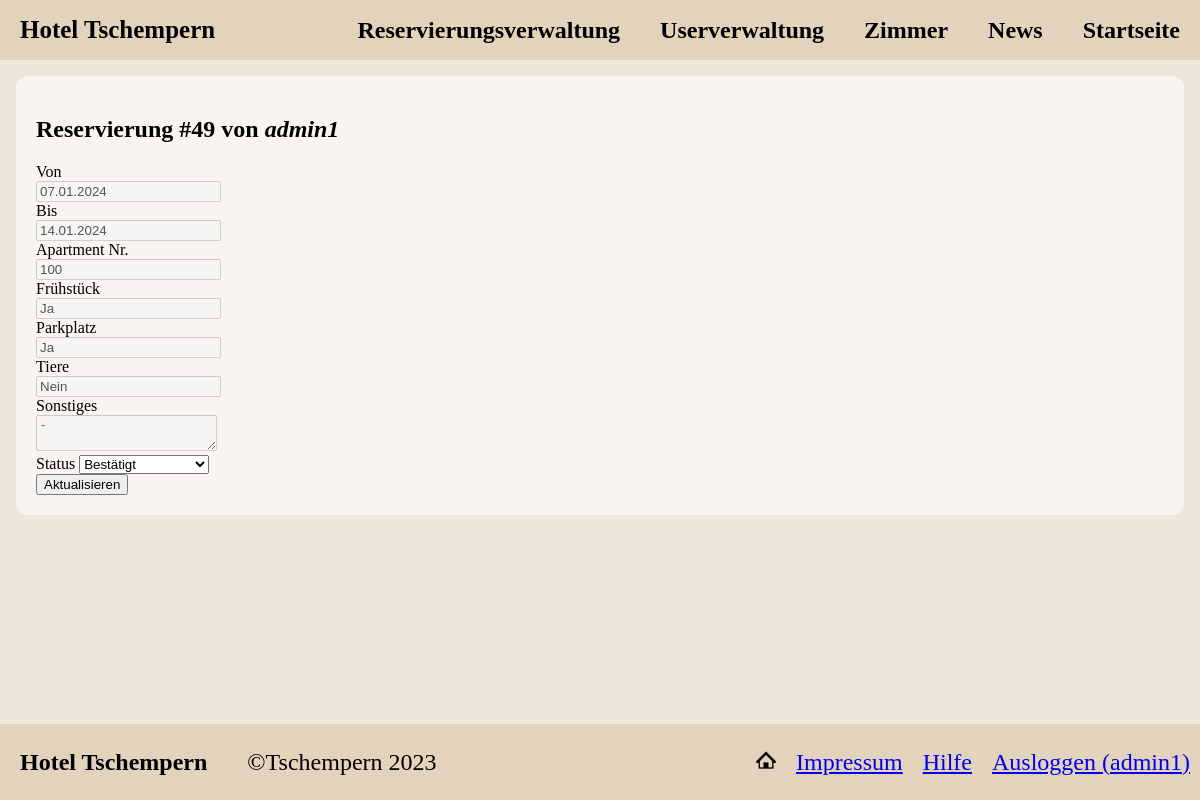
Page /adminEditRes.php?res_id=49 (signed in) on the committed database.
### tables this page shows
CREATE TABLE `reservation` (
  `res_id` int(32) NOT NULL,
  `date_from` date NOT NULL,
  `date_to` date NOT NULL,
  `breakfast` tinyint(1) NOT NULL,
  `parking` tinyint(1) NOT NULL,
  `pets` tinyint(1) NOT NULL,
  `other` varchar(255) DEFAULT NULL,
  `pers_id` int(32) NOT NULL,
  `room_nr` int(32) NOT NULL,
  `state_id` varchar(2) NOT NULL,
  `price` decimal(10,2) NOT NULL,
  `timestamp` datetime NOT NULL DEFAULT current_timestamp()
);

CREATE TABLE `person` (
  `pers_id` int(32) NOT NULL,
  `salutation` varchar(5) NOT NULL,
  `firstname` varchar(50) NOT NULL,
  `lastname` varchar(50) NOT NULL,
  `tel` varchar(32) NOT NULL,
  `email` varchar(50) NOT NULL,
  `username` varchar(50) NOT NULL,
  `password` varchar(250) NOT NULL,
  `active` tinyint(1) NOT NULL,
  `ur_id` varchar(1) NOT NULL
);

### inc/functions.php (called while the page is built, shortened)
<?php
    function convertTimeStamp($timestamp){
        $time = strtotime($timestamp);
        $formatForView = date("d.m.Y", $time);
        return $formatForView;
    }
?>

### adminEditRes.php (the view, shortened to what this page needs)
<?php
    include 'inc/head.php';
    include 'inc/functions.php';
    function getDetails(){
        require 'inc/dbaccess.php';
        $db_obj=new mysqli($host, $dbuser, $dbpassword, $database);
        $sql = "SELECT r.res_id, p.username, r.date_from, r.date_to, r.room_nr, r.breakfast, r.parking, r.pets, r.other, r.state_id
                    FROM reservation r
                        JOIN person p USING (pers_id)
                            WHERE r.res_id = ?";
        if($stmt = $db_obj->prepare($sql)){
            $stmt->bind_param('s', $_GET['res_id']);
            $stmt->execute();
            $stmt->bind_result($res_id, $username, $date_from, $date_to, $apartment, $breakfast, $parking, $pets, $other, $state);
            $breakfast = ($breakfast == 1) ? "Ja" : "Nein";
            $parking = ($parking == 1) ? "Ja" : "Nein";
            $pets = ($pets == 1) ? "Ja" : "Nein";
            $other = ($other == "") ? "-" : $other;
            return [
                'res_id' => $res_id,
                'username' => $username,
                'date_from' => $date_from,
                'date_to' => $date_to,
                'apartment' => $apartment,
                'breakfast' => $breakfast,
                'parking' => $parking,
                'pets' => $pets,
                'other' => $other,
                'state' => $state,
            ];
        }
        return NULL;
    }
    $showForm = true;
    if(isset($_SESSION['loggedRole']) && $_SESSION['loggedRole'] ==='a'
        || isset($_SESSION['user']['pers_id']) && $_SESSION['user']['pers_id'] == $_GET['pers_id'])
    {
        $reservation = getDetails();
    }
    else{
        $showForm = false;
    }
?>
<body>
    <?php include 'inc/headerNav.php';?>
    <section>
    <div class = "contentBackground">
    <?php
        if($showForm){
            ?>
            <h2>Reservierung #<?php echo $reservation['res_id'];?> von <i><?php echo $reservation['username'];?></i></h2>
            <form action = "?update=1&res_id=<?php echo $reservation['res_id'];?>" method = "POST">
                <label for = "date_from">Von</label><br>
                <input type = "text" value = "<?php echo convertTimeStamp($reservation['date_from']);?>" disabled><br>
                <label for = "date_to">Bis</label><br>
                <input type = "text" value = "<?php echo convertTimeStamp($reservation['date_to']);?>" disabled><br>
                <label for = "room_id">Apartment Nr.</label><br>
                <input type = "text" value = "<?php echo $reservation['apartment'];?>" disabled><br>
                <label for = "breakfast">Frühstück</label><br>
                <input type = "text" value = "<?php echo $reservation['breakfast'];?>" disabled><br>
                <label for = "parking">Parkplatz</label><br>
                <input type = "text" value = "<?php echo $reservation['parking'];?>" disabled><br>
                <label for = "pets">Tiere</label><br>
                <input type = "text" value = "<?php echo $reservation['pets'];?>" disabled><br>
                <label for = "other">Sonstiges</label><br>
                <textarea type = "text" placeholder = "<?php echo $reservation['other'];?>" disabled></textarea><br>
                <label for="state">Status</label>
                <select id="state" name="state">
                    <option value="b" <?php echo ($reservation['state'] == 'b') ? 'selected' : ''; ?>>Bestätigt</option>
                </select><br>
                <button type="submit">Aktualisieren</button><br>
            </form>
        <?php
        }
        else{
            echo '<p class = "errorMessage">Ihnen fehlen die nötigen Administrator-Rechte, um eine Reservierungsänderung vorzunehmen.</p>';
        }
    ?>
    </div>
    </section>
    <?php include 'inc/footer.php';?>
</body>
</html>

### css/style.css (style rules this page uses)
body { margin:0; background-color: #efe5d9; font-family: 'Calibri'; background-image: url(/images/AtterseeSkaliert.jpg); background-position: center; background-repeat: no-repeat; background-size: cover; background-attachment: fixed; }
section { padding:16px; }
.contentBackground { background-color: rgba(255, 255, 255, 0.589); backdrop-filter: blur(10px); border-radius: 12px; padding:20px; }

### rows in the picture
reservation: res_id "49", pers.username "admin1", date_from "07.01.2024", date_to "14.01.2024", room_nr "100", state "Bestätigt"

### other values in the picture
$_SESSION['user']['username'] "admin1"
